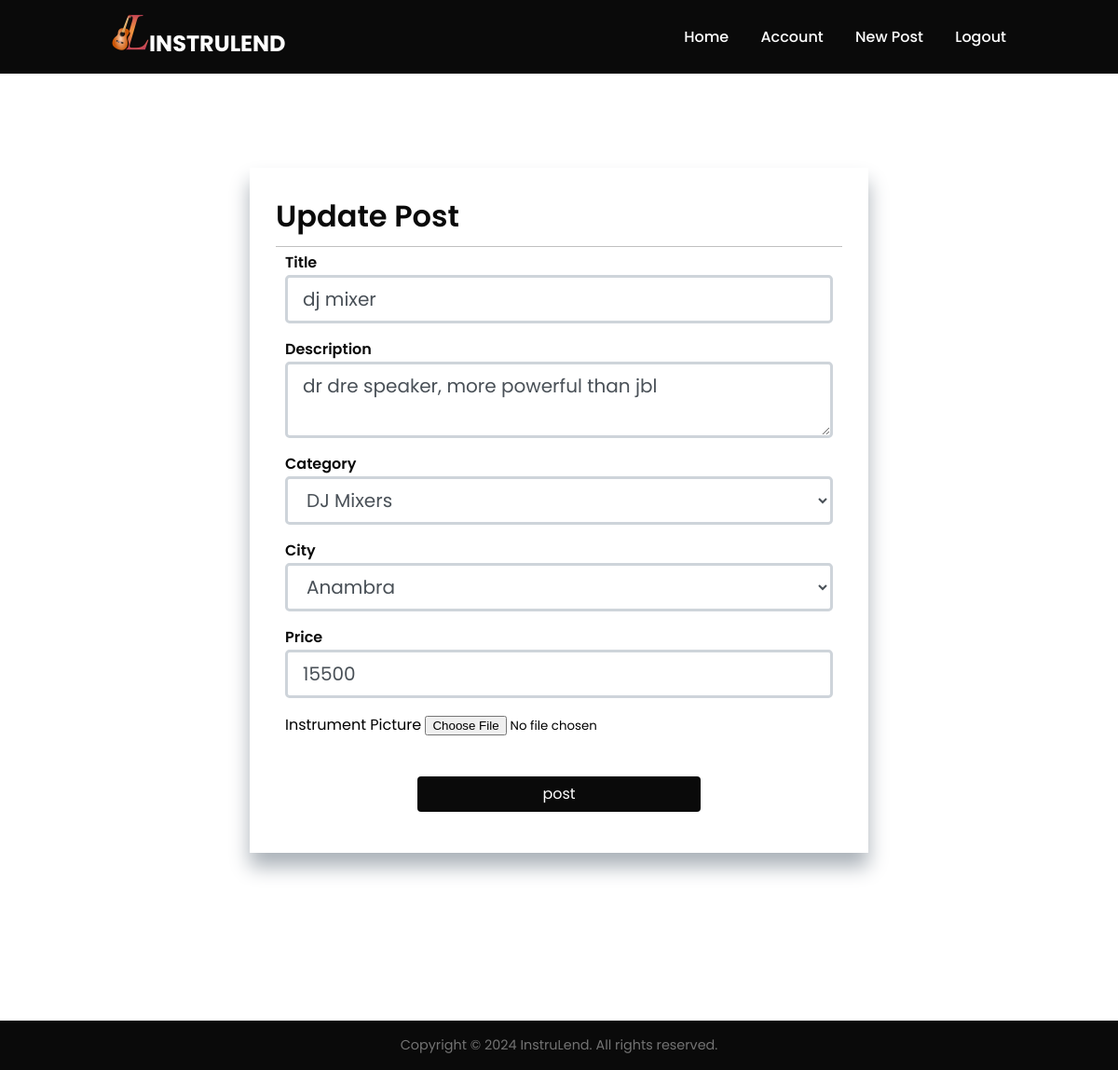
Screenshot of /post/1/update (signed in) with the database file from the repository.
### app/models.py (models this page shows, shortened)
class Post(db.Model):
    id = db.Column(db.Integer, primary_key=True)
    title = db.Column(db.String(50), nullable=False)
    description = db.Column(db.String(200), nullable=False)
    category = db.Column(db.String(100), nullable=False)
    price = db.Column(db.Float, nullable=False)
    city = db.Column(db.String(50), nullable=False)
    country = db.Column(db.String(10), nullable=False, default='Nigeria')
    date_posted = db.Column(db.DateTime, nullable=False, default=datetime.utcnow)
    image_file = db.Column(db.String(50), nullable=False)
    availability = db.Column(db.Boolean, nullable=False, default=True)
    user_id = db.Column(db.Integer, db.ForeignKey('user.id'), nullable=False)
    rented = db.relationship('Agreement', backref='author5', lazy=True)

### app/posts/routes.py (the view)
@posts.route('/post/<int:post_id>/update', methods=['GET', 'POST'])
@login_required
def update_post(post_id):
    post = Post.query.get_or_404(post_id)
    if post.author != current_user:
        abort(403)  # HTTP 403 Forbidden
    form = PostForm()
    picture_file = None
    if form.validate_on_submit():
        if form.picture.data:
            picture_file = post_picture(form.picture.data)
            post.image_file = picture_file
        post.title = form.title.data
        post.description = form.description.data
        post.price = form.price.data
        post.city = form.city.data
        post.category = form.category.data
        db.session.commit()
        flash('Your post has been updated!', 'success')
        return redirect(url_for('home'))
    elif request.method == 'GET':
        form.title.data = post.title
        form.description.data = post.description
        form.price.data = int(post.price)
        form.city.data = post.city
        form.category.data = post.category
    return render_template('create_post.html', title='Update Post', form=form, legend='Update Post', image_file=picture_file)

### app/posts/forms.py
class PostForm(FlaskForm):
    title = StringField('Title', validators=[DataRequired()])
    description = TextAreaField('Description', validators=[DataRequired()])
    price = IntegerField('Price', validators=[DataRequired()])
    city = SelectField('City', choices=[(city.value) for city in City], validators=[DataRequired()])
    picture = FileField('Instrument Picture', validators=[FileAllowed(['jpg', 'png'])])
    category = SelectField('Category', choices=[(category.value) for category in Category], validators=[DataRequired()])
    submit = SubmitField('post')

### app/models.py (called while the page is built)
@login_manager.user_loader
def load_user(user_id):
    return User.query.get(int(user_id))

### app/templates/create_post.html (shortened to what this page needs)
{% extends 'base.html' %}
{% block content %}
<section class="section-form">
    <div class="form-container">
        <form method="POST" action="" enctype="multipart/form-data">
            <h2>{{ legend }}</h2>
            <fieldset class="input-box">
                <div class="input-box">
                    {{ form.title.label(class='form-check-label') }}
                    {% if form.title.error %}
                        {{ form.title(class="form-control form-control-lg is-invalid") }}
                        <div class="invalid-feedback">
                            {% for error in form.title.errors %}
                                <span>{{ error }}</span>
                            {% endfor %}
                        </div>
                    {% else %}
                        {{ form.title(class='form-control form-control-lg') }}
                    {% endif %}
                </div>
                <div class="input-box">
                    {{ form.description.label(class='form-check-label') }}
                    {% if form.description.error %}
                        {{ form.description(class="form-control form-control-lg is-invalid") }}
                        <div class="invalid-feedback">
                            {% for error in form.description.errors %}
                                <span>{{ error }}</span>
                            {% endfor %}
                        </div>
                    {% else %}
                        {{ form.description(class='form-control form-control-lg') }}
                    {% endif %}
                </div>
                <div class="input-box">
                    {{ form.category.label(class='form-check-label') }}
                    {% if form.category.error %}
                        {{ form.category(class="form-control form-control-lg is-invalid") }}
                        <div class="invalid-feedback">
                            {% for error in form.category.errors %}
                                <span>{{ error }}</span>
                            {% endfor %}
                        </div>
                    {% else %}
                        {{ form.category(class='form-control form-control-lg') }}
                    {% endif %}
                </div>
                <div class="input-box">
                    {{ form.city.label(class='form-check-label') }}
                    {% if form.city.error %}
                        {{ form.city(class="form-control form-control-lg is-invalid") }}
                        <div class="invalid-feedback">
                            {% for error in form.city.errors %}
                                <span>{{ error }}</span>
                            {% endfor %}
                        </div>
                    {% else %}
                        {{ form.city(class='form-control form-control-lg') }}
                    {% endif %}
                </div>
                <div class="input-box">
                    {{ form.price.label(class='form-check-label') }}
                    {% if form.price.error %}
                        {{ form.price(class="form-control form-control-lg is-invalid") }}
                        <div class="invalid-feedback">
                            {% for error in form.price.errors %}
                                <span>{{ error }}</span>
                            {% endfor %}
                        </div>
                    {% else %}
                        {{ form.price(class='form-control form-control-lg') }}
                    {% endif %}
                </div>
                <div class="input-box">
                    {{ form.picture.label() }}
                    {{ form.picture(class="form-control-file") }}
                </div>
            </fieldset>
            <div class="input-box">
                {{ form.submit(class="btn btn-outline-info") }}
            </div>
        </form>
    </div>
</section>
{% endblock %}

### app/static/css/index.css (style rules this page uses)
:root { --text-dark: #0a0a0a; --text-light: #737373; --extra-light: #f5f5f5; --white: #ffffff; --max-width: 1200px; }
* { margin: 0; padding: 0; box-sizing: border-box; font-family: "Poppins", sans-serif; }
html, body { scroll-behavior: smooth; }
section { padding: 100px 120px; }
.section-form { padding: 80px 120px; }
.btn { padding: 1rem 1.5rem; outline: none; border: none; font-size: 1rem; font-weight: 600; color: #b8b169; background-color: var(--white); border-radius: 5px; transition: 0.3s; cursor: pointer; }
.form-container { max-width: 800px; padding: 28px; margin: 0 28px; box-shadow: 0 15px 20px #abb2b9; }
.form-container h2 { font-size: 2rem; font-weight: 600; text-align: left; color: var(--text-dark); padding-bottom: 8px;border-bottom: 1px solid silver; }
fieldset { border: none; padding: 5px 10px; }
.input-box { margin-bottom: 1rem; }
.input-box .form-check-label { display: block; margin-bottom: .5rem; font-size: 1rem; line-height: 1.5; font-weight: 600; color: var(--text-dark); }
.input-box .form-control { display: block; width: 100%; padding: .375rem .75rem; font-size: 1rem; line-height: 1.5; color: #495057; background-color: #fff; background-clip: padding-box; border: 1px solid #ced4da; border-radius: .25rem; transition: border-color .15s ease-in-out, box-shadow .15s ease-in-out; }
.input-box .form-control-lg { display: block; width: 100%; padding: .5rem 1rem; font-size: 1.25rem; line-height: 1.5; color: #495057; background-color: #fff; background-clip: padding-box; border: .2rem solid #ced4da; border-radius: .3rem; transition: border-color .15s ease-in-out, box-shadow .15s ease-in-out; }
.input-box .btn { width: 50%; margin-left: 25%; margin-top: 6px; display: inline-block; font-weight: 400; color: #fff; text-align: center; vertical-align: middle; background-color: var(--text-dark); border: 1px solid transparent; padding: 0.375rem 0.75rem; font-size: 1rem; line-height: 1.5; border-radius: 0.25rem; transition: .3s ease; }
.input-box .form-check-label { display: inline-block; margin-bottom: 0; vertical-align: top; }

### rows the page displays
Post: title "dj mixer", description "dr dre speaker, more powerful than jbl", category "DJ Mixers", city "Anambra", price "15500"

### other values shown
{{ legend }} "Update Post"
